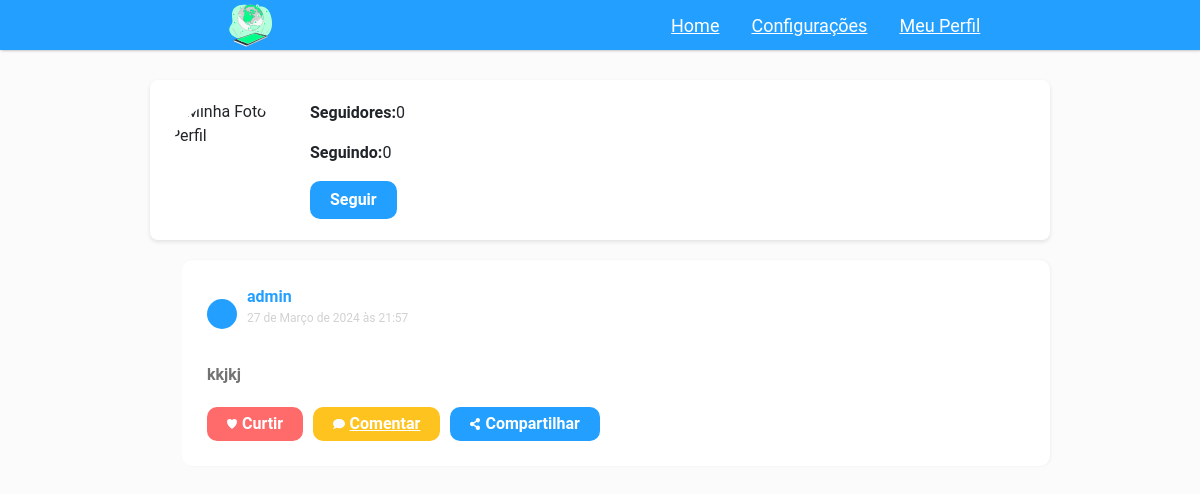
Page /perfil/perfil/ (signed in) on the earlier database version.
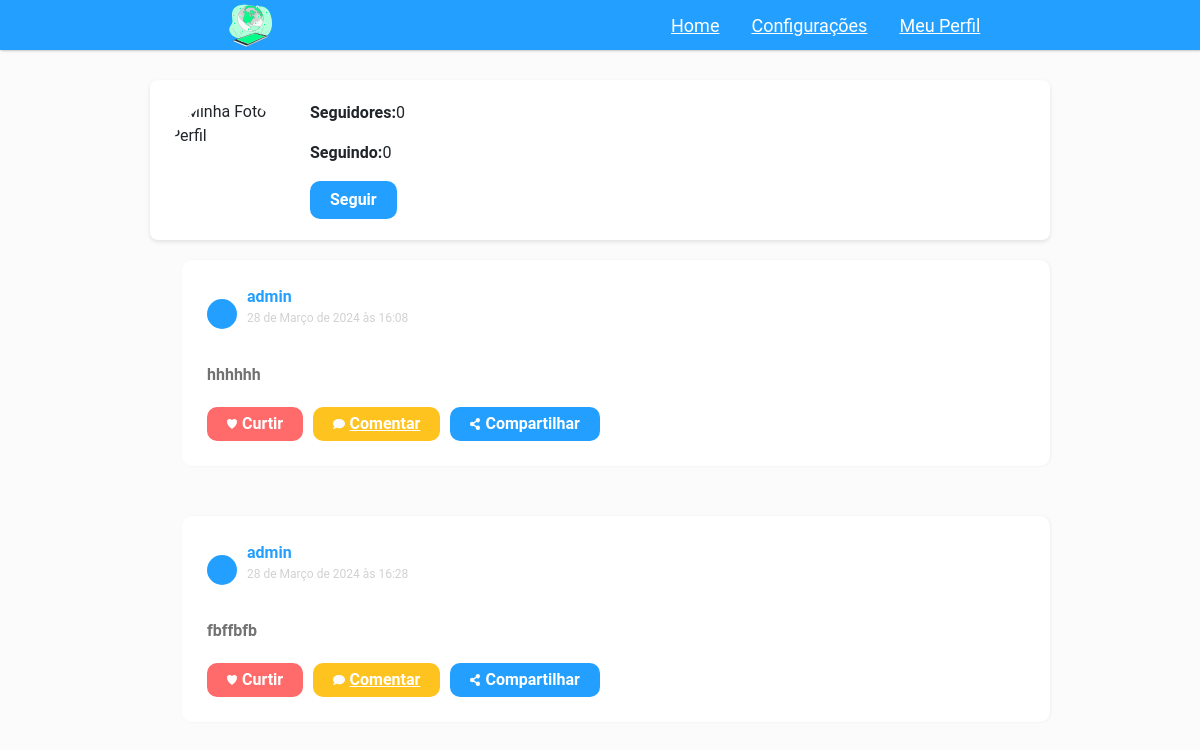
Same page on the later database version.
### home/models.py (models this page shows, shortened)
class Publicacao(models.Model):
    autor = models.ForeignKey(User, on_delete=models.CASCADE)
    conteudo = models.TextField()
    data_publicacao = models.DateTimeField(auto_now_add=True)
    curtidas = models.ManyToManyField(User, related_name='curtidas', blank=True)

### perfil/views.py (the view)
# urls.py: path('perfil/', views.renderizar_perfil, name="renderizar_perfil"),
def renderizar_perfil(request):
    publicacoes = Publicacao.objects.filter(autor=request.user)
    seguindo = Seguir.objects.filter(seguidor=request.user).count()
    seguidores = Seguir.objects.filter(seguindo=request.user).count()
    return render(request, 'perfil.html', {'publicacoes': publicacoes,
                  'seguindo': seguindo,
                  'seguidores': seguidores})

### perfil/templates/perfil.html
{% extends 'base.html' %}
{% load static %}
{% block 'cabecalho' %}
    <link rel="stylesheet" href="{% static 'perfil/css/perfil.css' %}">
{% endblock %}
{% block 'conteudo' %}
    <header class="cabecalho">
        <img class="cabecalho-imagem" src="{% static 'perfil/img/inicial.svg' %}" alt="Logo da rede social">
        <nav class="cabecalho-menu">
            <a class="cabecalho-menu-item" href="{% url 'home' %}">Home</a>
            <a class="cabecalho-menu-item" href="#">Configurações</a>
            <a class="cabecalho-menu-item" href="{% url 'renderizar_perfil' %}">Meu Perfil</a>
        </nav>
    </header>
    <main class="main">
        <div class="profile">
            <div class="profile-info">
                <img src="https://avatars.githubusercontent.com/u/128612140?v=4" alt="Minha Foto de Perfil">
                <div class="stats">
                    <p><strong>Seguidores:</strong>{{ seguidores }}</p>
                    <p><strong>Seguindo:</strong>{{ seguindo }}</p>
                    <button>Seguir</button>
                </div>
            </div>
        </div>
        <ul class="posts">
            {% for publicacao in publicacoes %}
            <li class="post">
                <div class="infoUserPost">
                    <div class="imgUserPost"></div>
                    <div class="nameAndHour">
                        <strong>{{ request.user.username }}</strong>
                        <p>{{ publicacao.data_publicacao }}</p>
                    </div>
                </div>
                <p>{{ publicacao.conteudo }}</p>
                <div class="actionBtnPost">
                    <button type="button" class="filesPost like"><img src="{% static 'perfil/img/heart.svg' %}" alt="Curtir">Curtir</button>
                    <a class="filesPost comment" href="{% url 'comentarios' publicacao.id %}">
                        <img src="{% static 'home/img/comment.svg' %}" alt="">
                        Comentar
                    </a>
                    <button type="button" class="filesPost share"><img src="{% static 'home/img/share.svg' %}" alt="Compartilhar">Compartilhar</button>
                </div>
            </li>
            {% endfor %}
        </ul>
    </main>
    {% endblock %}

Differences in the rows shown:
removed Publicacao: {{ request.user.username }} "admin", data_publicacao "27 de Março de 2024 às 21:57", conteudo "kkjkj"
added Publicacao: {{ request.user.username }} "admin", data_publicacao "28 de Março de 2024 às 16:08", conteudo "hhhhhh"
added Publicacao: {{ request.user.username }} "admin", data_publicacao "28 de Março de 2024 às 16:28", conteudo "fbffbfb"
